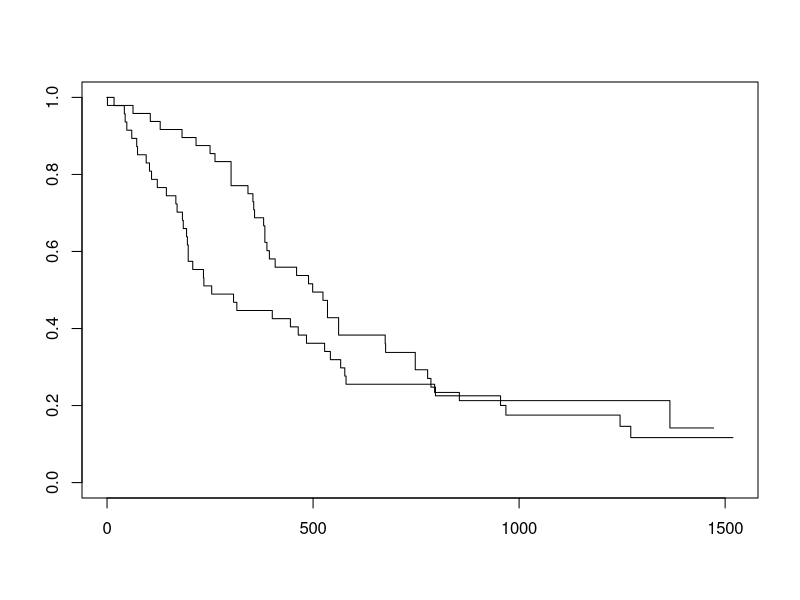

Here is the R script that generated this plot:
library(survival)
library(foreign)
setwd("~/GitHub")

###########################################################################
#KK Chapter 6: Practice Questions
###########################################################################

#anderson.dat

#Survival times in weeks (in remission) of 42 leukemia patients in 
#clinical trial to compare treatment with placebo.  Data from Freireich et al.,
#"The effect of 6-mercaptopurine on the duration of steroid-induced remissions
#in acute leukemia," Blook 21, 699-716, 1963.

#Column 1 = survival time (weeks)
#Column 2 = status (0=censored, 1=relapse)
#Column 3 = sex (1=male, 0=female)
#Column 4 = log WBC
#Column 5 = Rx (1=placebo, 0=treatment)

dsAnderson<-read.csv("./Andrew/dsAnderson.csv")
colnames(dsAnderson)<-c("subject", "survt", "status", "sex", "logWBC", "rx")

AndersonPh<-coxph(Surv(survt, status==1)~sex+logWBC+rx, data=dsAnderson, ties="breslow")
cox.zph(AndersonPh, transform="rank")

# 1) Which of the variables in the model fitted above are time-independent
#    and which are time-dependent?

#    The probability of the sex variable having a constant effect on the hazard
#    is below 0.05; this suggest that it's schoenfield residuals have a correlation with time that is unlikely to be the 
#   result of random chance. 

#2) Based on this printout, is the PH assumption satisfied for the
#   model being fit? Explain briefly.

#   The predictions made by the model do not seem to have a significant correlation with time (p(PH GLOBAL)p=0.2393). This p-value is 
#   not statistically significant as a whole, but is elevated, likely due to the influence of the sex variable. 

#3) Suppose you want to use an extended Cox model to assess
#   the PH assumption for all three variables in the above model.
#   State the general form of an extended Cox model that will
#   allow for this assessment.

#   h(t, X(t))= h-null(t)exp(B1(sex)+B2(logWBC)+B3(rx)+epsilon1(sex)g1(t)+epsilon1(sex)g1(t)+epsilon2(logWBC)g2(t)+epsilon3(rx)g3(t))
#   gx(t) represents a function of time

#4) Suppose you wish to assess the PH assumption for the Sex
#   variable using a heaviside function approach designed to
#   yield a constant hazard ratio for less than 15 weeks of followup
#   and a constant hazard ratio for 15 weeks or more of followup.
#   State two equivalent alternative extended Cox models that
#   will carry out this approach, one model containing one heaviside
#   function and the other model containing two heaviside
#   functions.


#   h(t, X(t))= h-null(t)exp(B2(logWBC)+B3(rx)+epsilon1(sex)g1(t)+epsilon2(sex)g2(t)
#   or
#   h(t, X(t))= h-null(t)exp(B1(sex)+B2(logWBC)+B3(rx)+epsilon1(sex)g1(t)

#5) 


eventTimes <- unique(dsAnderson$survt[dsAnderson$status==1])
eventTimes <- eventTimes[order(eventTimes)]

require(plyr)

createPTable <- function(d){  
  dNew <- d
  for(i in 1:length(eventTimes)){
    dNew[i,] <- d
    dNew[i,"r"] <- i
    dNew[i,"tr"] <- eventTimes[i]
    dNew[i,"dir"] <- ifelse(i==1,min(d$survt,eventTimes[i]),min(d$survt,eventTimes[i]) - eventTimes[i-1])
    dNew[i,"yir"] <- 0
    if(d$survt <= eventTimes[i]) {
      if(d$status %in% 1) dNew[i,"yir"] <- 1
      break      
    }      
  }    
  return(dNew)
}

ptProcessAnderson <- ddply(.data=dsAnderson,.variables=.(subject),.fun = createPTable)

Int1<-list()
length(Int1)<-length(ptProcessAnderson$survt)

for(i in 1:length(ptProcessAnderson$tr)){
  Int1[i]<-ifelse(ptProcessAnderson$tr[i]<15, ptProcessAnderson$sex[i]*1, 0)
}

Int2<-list()
length(Int2)<-length(ptProcessAnderson$survt)

for(i in 1:length(ptProcessAnderson$tr)){
  Int2[i]<-ifelse(ptProcessAnderson$tr[i]>=15, ptProcessAnderson$sex[i]*1, 0)
}

head(ptProcessAnderson)
ptProcessAnderson<-cbind(ptProcessAnderson, as.integer(unlist(Int1)), as.integer(unlist(Int2)))
colnames(ptProcessAnderson)<-c("subject", "survt", "status", "sex", "logWBC", "rx","r", "tr", "dir", "yir", "Int1", "Int2")
poissonAndersos5<-glm(yir ~ I(as.factor(r)) + logWBC + rx + Int1 + Int2 + offset(I(log(dir))), family=poisson(link = "log"), data=ptProcessAnderson)

#   Using the above computer results, carry out a test of hypothesis,
#   estimate the hazard ratio, and obtain 95% confidence
#   interval for the treatment effect adjusted for log WBC and
#   the time-dependent Sex variables. What conclusions do you
#   draw about the treatment effect?

#   The treatment variable, rx, has a significant effect on the hazard rate, p<0.004.
#   The hazard ratio associated with treatment is estimated to be 3.822, but has  a wide confidence interval, 1.533 to 9.526. 
#   The placebo group, rx=1, has a significantly higher hazard rate, but our estimate of the exact ratio is not very exact. 


#6) We now consider an alternative approach to controlling for
#   Sex using an extended Cox model. We define an interaction
#   term between sex and time that allows for diverging survival
#   curves over time.
#   For the situation just described, write down the extended Cox
#   model, which contains Rx, log WBC, and Sex as main effects
#   plus the product term sex ? time.

#   h(t, X(t))= h-null(t)exp(B1(sex)+B2(logWBC)+B3(rx)+epsilon1(sex*t)

                         
#7) Using the model described in question 6, express the hazard
#   ratio for the effect of Sex adjusted for Rx and log WBC at 8
#   and 16 weeks.

#   At t=8 weeks:  hr(sex)= exp(B1(sex)+8*epsilon(sex))
#   At t=16 weeks: hr(sex)= exp(B1(sex)+16*epsilon(sex))

#8)
poissonAnderson8<-glm(yir ~ I(as.factor(r)) + sex + logWBC + rx + sex:tr + offset(I(log(dir))), family=poisson(link = "log"), data=ptProcessAnderson)
summary(poissonAnderson8)
#coxphAnderson8<-coxph(Surv(ptProcessAnderson$tr, ptProcessAnderson$yir)~sex + logWBC + rx + sex*tr, data=ptProcessAnderson)

#   Based on the above results, describe the hazard ratio estimate
#   for the treatment effect adjusted for the other variables in the
#   model, and summarize the results of the significance test and
#   interval estimate for this hazard ratio. How do these results
#   compare with the results previously obtained when a heaviside
#   function approach was used? What does this comparison
#   suggest about the drawbacks of using an extended Cox model
#   to adjust for variables not satisfying the PH assumption?

#   Based on the slightly different model above (continuous time function, rather than a heaviside function)
#   the treatment variable rx has a hazard ratio of 2.984, p<0.022, with a confidence interval of 1.467 to 7.626.
#   While the overall conclusion remains the same, the exact estimate, p-value, and confidence interval are all slightly
#   different. 

#   This suggests that the selection of a time function can change the characteristics of the model; care must be taken to select
#   a time function that is appropriate to the study. 

#9) 


poissonAnderson9<-glm(yir ~ I(as.factor(r)) + logWBC + rx + strata(sex) + offset(I(log(dir))), family=poisson(link = "log"), data=ptProcessAnderson)
#coxAnderson9<-coxph(Surv(ptProcessAnderson$tr, ptProcessAnderson$yir)~logWBC + rx + strata(sex), data=ptProcessAnderson)


#   The following gives an edited printout of computer results
#   using a stratified Cox procedure that stratifies on the Sex
#   variable but keeps Rx and log WBC in the model.Compare the 
#   results of the above printout with previously
#   provided results regarding the hazard ratio for the effect of
#   Rx. Is there any way to determine which set of results is more
#   appropriate? Explain.

#   This model gives yet another set of values regarding the treatment effect (B=0.93, Hratio=2.537, p<-.048, conf.int=(1.006, 6.396))
#   and shows similar divergence for the logWBC variable as well.
#   
#   We can select the best model using model goodness-of-fit statistics, or by graphing the observed survival curves and estimated
#   survival curves to select which model fits the data the best. Or by looking at AUC?




###########################################################################
#KK Chapter 6: Test Questions
###########################################################################

#  http://statweb.stanford.edu/~olshen/hrp262spring01/spring01Assignments/chemo.txt

#  Survival times in days from a clinical trial on gastric carcinoma, 
#  involving 90 patients randomized to either chemotherapy alone or to a 
#  combination of chemotherapy and radiation.  Data from Stablein et al., 
#  "The analysis of survival data with nonproportional hazard functions," 
#  Controlled Clinical Trials 2, 149-159, 1981.

#  Column 1 = Rx (1=chemotherapy, 2=chemotherapy and radiation)
#  Column 2 = status (0=censored, 1=died)
#  Column 3 = survival time (days)

dsChemo<-read.csv("./Andrew/dsChemo.csv")
colnames(dsChemo)<-c("subject", "rx", "status", "survt")



#1) A plot of the log-log Kaplan-Meier curves for each
#   treatment group is shown below. Based on this plot, what
#   would you conclude about the PH assumption regarding
#   the treatment group variable? Explain.
#   scurveChemo<-survfit(Surv(survt, status==1)~rx, data=dsChemo)
#   summary(scurveChemo)

scurveChemo<-survfit(Surv(survt, status==1)~rx, data=dsChemo)
summary(scurveChemo)
plot(scurveChemo)


#   The ph assumption appears to be violated; the survival functions for the two treatment groups appear to diverge
#   early on, and then reconverge around the t=800 days, when there are not many individuals left in either risk set.


#2) The following is an edited printout of computer results
#   obtained when fitting the PH model containing only the
#   treatment group variable. Based on these results, what
#   would you conclude about the PH assumption regarding
#   the treatment group variable? Explain.

ChemoPh<-coxph(Surv(survt, status==1)~rx, data=dsChemo, ties="breslow")
cox.zph(ChemoPh, transform="rank")

#   The results here differ slightly from the textbook, because this dataset contains 95 subjects (even though the page
#   I copied it from says that it is a dataset of 90 subjects).
#   Still, the PH assumption seems to have been violated. The schoenfield residuals of the treatment variable show
#   a significant correlation with time, that is unlikely to be the result of chance, p(PH)=0.00105

#3) 

eventTimes <- unique(dsChemo$survt[dsChemo$status==1])
eventTimes <- eventTimes[order(eventTimes)]

eventTimes

createPTable <- function(d){  
  dNew <- d
  for(i in 1:length(eventTimes)){
    dNew[i,] <- d
    dNew[i,"r"] <- i
    dNew[i,"tr"] <- eventTimes[i]
    dNew[i,"dir"] <- ifelse(i==1,min(d$survt,eventTimes[i]),min(d$survt,eventTimes[i]) - eventTimes[i-1])
    dNew[i,"yir"] <- 0
    if(d$survt <= eventTimes[i]) {
      if(d$status %in% 1) dNew[i,"yir"] <- 1
      break      
    }      
  }    
  return(dNew)
}

ptProcessChemo <- ddply(.data=dsChemo,.variables=.(subject),.fun = createPTable)
head(ptProcessChemo)

# Tx1<-list()
# length(Tx1)<-length(ptProcessChemo$yir)
# 
# for(i in 1:length(ptProcessChemo$rx)){
#   Tx1[i]<-ifelse(ptProcessChemo$tr[i]<250, ptProcessChemo$rx[i]*1, 0)
# }
# 
# Tx2<-list()
# length(Tx2)<-length(ptProcessChemo$yir)
# 
# 
# for(i in 1:length(ptProcessChemo$rx)){
#   Tx2[i]<-ifelse(250<=ptProcessChemo$tr[i] & ptProcessChemo$tr[i]<500, ptProcessChemo$rx[i]*1, 0)
# }
# 
# Tx3<-list()
# length(Tx3)<-length(ptProcessChemo$yir)
# 
# 
# for(i in 1:length(ptProcessChemo$rx)){
#   Tx3[i]<-ifelse(ptProcessChemo$tr[i]>=500, ptProcessChemo$rx[i]*1, 0)
# }
# 
# ptProcessChemo<-cbind(ptProcessChemo, as.numeric(unlist(Tx1)),  as.numeric(unlist(Tx2)),  as.numeric(unlist(Tx3)))
# colnames(ptProcessChemo)<-c("subject", "rx", "status", "survt", "r", "tr", "dir", "yir","Time1", "Time2", "Time3")
unique(ptProcessChemo$rx)
unique(ptProcessChemo$Time1)
ptProcessChemo$Time1 <- ifelse(ptProcessChemo$tr<250, ptProcessChemo$rx*1, 0)
#ptProcessChemo$Time2 <- ifelse(250<=ptProcessChemo$tr, ptProcessChemo$rx*1, 0)
ptProcessChemo$Time2 <- ifelse(250<=ptProcessChemo$tr & ptProcessChemo$tr<500, ptProcessChemo$rx*1, 0)
ptProcessChemo$Time3 <- ifelse(ptProcessChemo$tr>=500, ptProcessChemo$rx*1, 0)
head(ptProcessChemo)

poissonChemo3<-glm(yir ~ I(as.factor(r)) + Time1 + Time2 + Time3 + offset(I(log(dir))), family=poisson(link = "log"), data=ptProcessChemo)
summary(poissonChemo3)

ptProcessChemo[ptProcessChemo$subject %in% 24,]


#   The following printout shows the results from using a
#   heaviside function approach with an extended Cox model
#   to fit these data. The model used product terms of the
#   treatment variable (Tx) with each of three heaviside functions.
#   The first product term (called Time1) involves a
#   heaviside function for the period from 0 to 250 days,
#   the second product term (i.e., Time2) involves the period
#   from 250 to 500 days, and the third product term (i.e.,Time3) 
#   involves the open-ended period from 500 days and
#   beyond.
#   Write down the hazard function formula for the extended
#   Cox model being used, making sure to explicitly define the
#   heaviside functions involved.

#   h(t, X(t))= h-null(t)exp(epsilon1(rx)g1(t)+epsilon2(rx)g2(t)+epsilon3(rx)g3(t)
#   where
#   g1(t)= 1 at t<250; and 0 elsewhere
#   g2(t)= 1 at 250<=t<500; and 0 elsewhere
#   g3(t)= 1 at t>500; and 0 elsewhere

#4) Based on the printout, describe the hazard ratios in each
#   of the three time intervals, evaluate each hazard ratio for
#   significance, and draw conclusions about the extent of the
#   treatment effect in each of the three time intervals considered

#   In the first time interval, the hazard ratio associated with the treatment variable 
#   rx has a hazard ratio of 0.221, p<0.001, with a confidence interval of (0.089 to 0.545).
#   This seems to suggest that those subjects who receive both radiation and chemo die off lesser rates than those who just
#   receive just chemo. 

#   The hazard ratio loses its significance across the other time intervals. This could be an artifact of the decreased risk
#   set in later intervals, or could be evidence that the protective effects of receiving both lessens over time. I am inclined
#   to think the former, due to the decreasing sample size across time intervals. 


#5) Inspection of the printout provided in question 3 indicates
#   that the treatment effect in the second and third intervals
#   appears quite similar. Consequently, another analysis was
#   considered that uses only two intervals, from 0 to 250 days
#   versus 250 days and beyond.Write down the hazard function
#   formula for the extended Cox model that considers
#   this situation (i.e., containing two heaviside functions).
#   Also, write down an equivalent alternative hazard function
#   formula which contains the main effect of treatment
#   group plus one heaviside function variable.

#   h(t, X(t))= h-null(t)exp(epsilon1(rx)g1(t)+epsilon2(rx)g2(t)
#   where
#   g1(t)= 1 at t<250; and 0 elsewhere
#   g2(t)= 1 at 250<=t<500; and 0 elsewhere

#   Or
#   h(t, X(t))= h-null(t)exp(B1(rx)+epsilon1(rx*g1(t))
#   where
#   g1(t)= 1 at t>250; and 0 elsewhere


#6) For the situation described in question 5, the computer
#   results are provided below. Based on these results,
#   describe the hazard ratios for the treatment effect below
#   and above 250 days, summarize the inference results
#   for each hazard ratio, and draw conclusions about the
#   treatment effect within each time interval.
#   Time-Dependent Cox Regression Analysis


Time1_2<-list()
length(Time1_2)<-length(ptProcessChemo$yir)


for(i in 1:length(ptProcessChemo$rx)){
  Time1_2[i]<-ifelse(ptProcessChemo$tr[i]<250, ptProcessChemo$rx*1, 0)
}

Time2_2<-list()
length(Time2_2)<-length(ptProcessChemo$yir)


for(i in 1:length(ptProcessChemo$rx)){
  Time2_2[i]<-ifelse(ptProcessChemo$tr[i]>=250, ptProcessChemo$rx*1, 0)

}

ptProcessChemo<-cbind(ptProcessChemo, as.numeric(unlist(Time1_2)),  as.numeric(unlist(Time2_2)))
head(ptProcessChemo)
colnames(ptProcessChemo)<-c("subject", "rx", "status", "survt", "r", "tr", "dir", "yir","Time1", "Time2", "Time3", "Time1_2", "Time2_2")

poissonChemo6<-glm(yir ~ I(as.factor(r)) + Time1_2 + Time2_2 + offset(I(log(dir))), family=poisson(link = "log"), data=ptProcessChemo)

#   For the first time interval, the hazard ratio associated with the treatment variable
#   is 0.221, p=0.001. This is relatively unchanged from the model that contained three time intervals. 

#   For the second time interval, the hazard ratio assoicated with the treatment variable
#   is 1.532, p=0.176. The difference between the two different groups has increased, technically, but fails
#   to reach significance. This suggests, again, that the difference between the two washes out over time.
#   This could still be the result of the decreased sample size, but since there are two divisions rather than three,
#   the second group had a better chance of hitting significance, and still failed to hit a significant p-value.
#   I'm inclined to say that this is more evidence that the effect of the treatment decreases over time. 